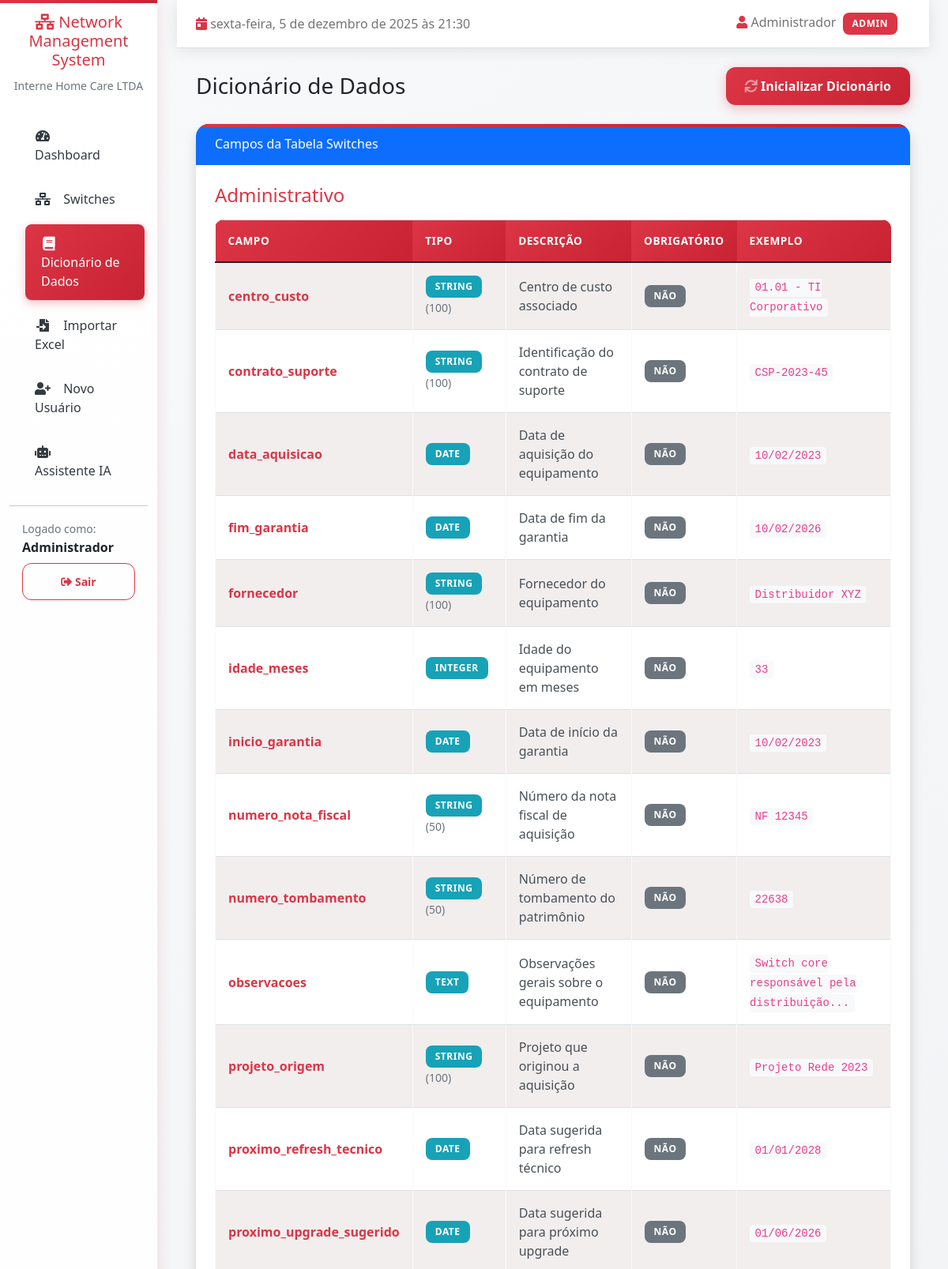
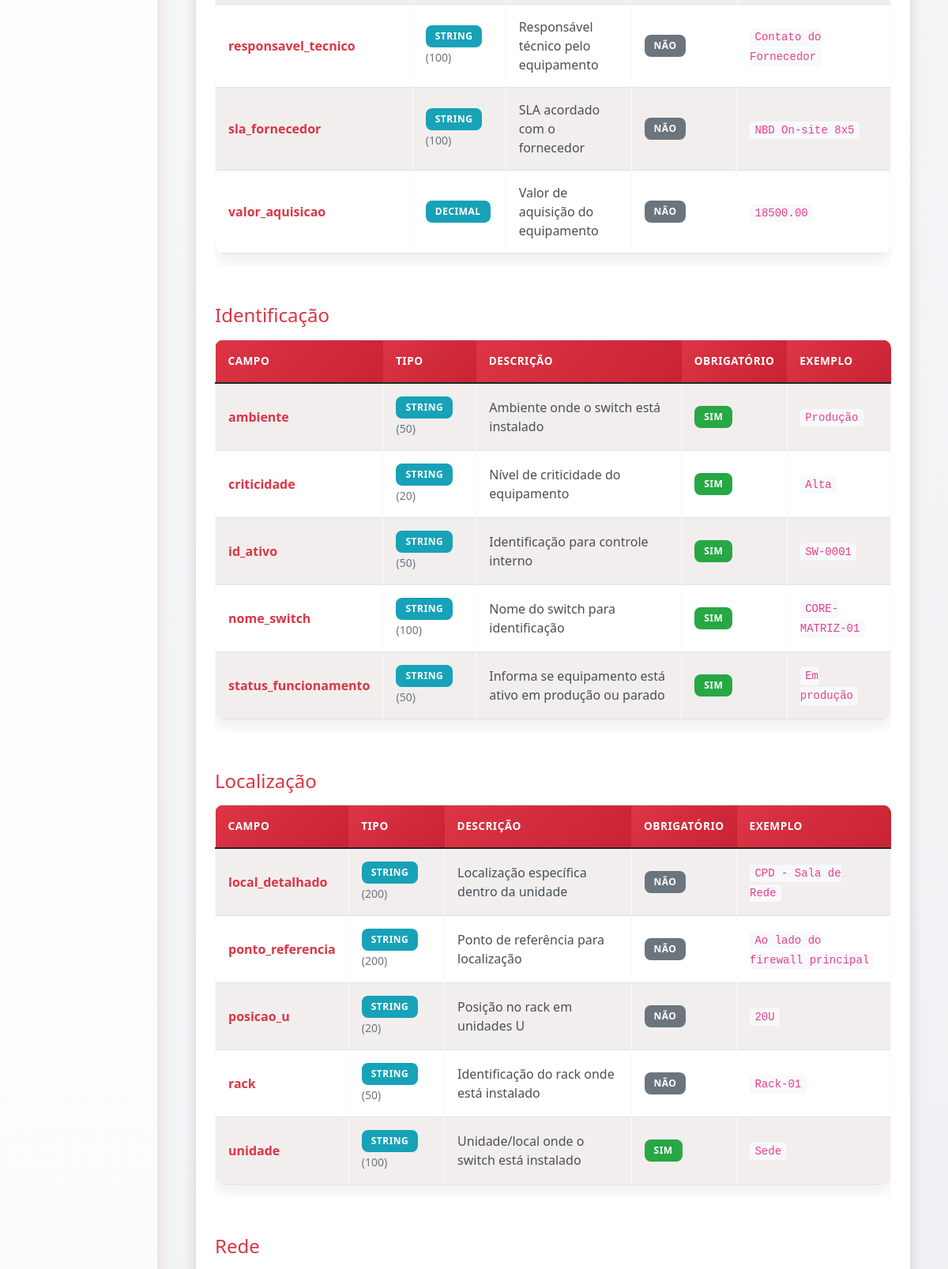
The app's page /data-dictionary (signed in, upper part) with its own data (2 pictures, top to bottom).
### models/user.py (models this page shows, shortened)
class User(UserMixin, db.Model):
    __tablename__ = 'users'
    id = db.Column(db.Integer, primary_key=True)
    username = db.Column(db.String(64), unique=True, nullable=False, index=True)
    email = db.Column(db.String(120), unique=True, nullable=False, index=True)
    password_hash = db.Column(db.String(256))
    name = db.Column(db.String(100), nullable=False)
    is_active = db.Column(db.Boolean, default=True)
    is_admin = db.Column(db.Boolean, default=False)
    created_at = db.Column(db.DateTime, default=datetime.utcnow)
    last_login = db.Column(db.DateTime)
    switches = db.relationship('Switch', backref='creator', lazy='dynamic')

### models/data_dictionary.py (models this page shows, shortened)
class DataDictionary(db.Model):
    __tablename__ = 'data_dictionary'
    id = db.Column(db.Integer, primary_key=True)
    table_name = db.Column(db.String(100), nullable=False)  # 'switches'
    column_name = db.Column(db.String(100), nullable=False)  # 'id_ativo'
    data_type = db.Column(db.String(50))  # 'string', 'integer', 'date'
    description = db.Column(db.Text, nullable=False)
    required = db.Column(db.Boolean, default=False)
    max_length = db.Column(db.Integer)
    example = db.Column(db.String(200))
    category = db.Column(db.String(100))  # 'Identificação', 'Localização', etc.
    created_at = db.Column(db.DateTime, default=datetime.utcnow)
    updated_at = db.Column(db.DateTime, default=datetime.utcnow, onupdate=datetime.utcnow)

### routes/web.py (the view)
@web_bp.route('/data-dictionary')
@login_required
def data_dictionary():
    dictionary = DataDictionary.query.filter_by(table_name='switches').order_by(DataDictionary.category, DataDictionary.column_name).all()
    categories = {}
    for item in dictionary:
        if item.category not in categories:
            categories[item.category] = []
        categories[item.category].append(item)
    return render_template('data_dictionary.html', categories=categories)

### app.py (called while the page is built)
@login_manager.user_loader
def load_user(user_id):
    from models.user import User
    return User.query.get(int(user_id))

### templates/data_dictionary.html (shortened to what this page needs)
{% extends "base.html" %}
{% block content %}
<div class="container-fluid">
    <div class="d-sm-flex align-items-center justify-content-between mb-4">
        <h1 class="h3 mb-0 text-gray-800">Dicionário de Dados</h1>
        <div>
            <button onclick="initDictionary()" class="btn btn-primary btn-icon-split">
                <span class="icon text-white-50">
                    <i class="fas fa-sync"></i>
                </span>
                <span class="text">Inicializar Dicionário</span>
            </button>
        </div>
    </div>
    <div class="card shadow mb-4">
        <div class="card-header py-3 bg-primary text-white">
            <h6 class="m-0 font-weight-bold">Campos da Tabela Switches</h6>
        </div>
        <div class="card-body">
            {% for category, items in categories.items() %}
            <div class="mb-5">
                <h4 class="text-primary mb-3" style="color: #dc3545 !important;">{{ category }}</h4>
                <div class="table-responsive">
                    <table class="table table-bordered table-striped">
                        <thead class="thead-light" style="background: linear-gradient(135deg, #dc3545, #c82333); color: white;">
                            <tr>
                                <th>Campo</th>
                                <th>Tipo</th>
                                <th>Descrição</th>
                                <th>Obrigatório</th>
                                <th>Exemplo</th>
                            </tr>
                        </thead>
                        <tbody>
                            {% for item in items %}
                            <tr>
                                <td><strong style="color: #dc3545;">{{ item.column_name }}</strong></td>
                                <td>
                                    <span class="badge badge-info" style="background: #17a2b8; color: white;">{{ item.data_type or 'N/A' }}</span>
                                    {% if item.max_length %}
                                    <small class="text-muted">({{ item.max_length }})</small>
                                    {% endif %}
                                </td>
                                <td style="color: #495057;">{{ item.description }}</td>
                                <td>
                                    {% if item.required %}
                                    <span class="badge badge-success" style="background: #28a745; color: white;">Sim</span>
                                    {% else %}
                                    <span class="badge badge-secondary" style="background: #6c757d; color: white;">Não</span>
                                    {% endif %}
                                </td>
                                <td><code style="color: #e83e8c; background: #f8f9fa; padding: 0.2rem 0.4rem; border-radius: 0.25rem;">{{ item.example or 'N/A' }}</code></td>
                            </tr>
                            {% endfor %}
                        </tbody>
                    </table>
                </div>
            </div>
            {% endfor %}
        </div>
    </div>
</div>
{% endblock %}

### templates/base.html (shortened to what this page needs)
<!DOCTYPE html>
<html lang="pt-br">
<head>
    <link href="https://cdn.jsdelivr.net/npm/bootstrap@5.1.3/dist/css/bootstrap.min.css" rel="stylesheet">
    <link href="https://cdnjs.cloudflare.com/ajax/libs/font-awesome/5.15.4/css/all.min.css" rel="stylesheet">
    <link href="{{ url_for('static', filename='css/custom.css') }}" rel="stylesheet">
</head>
<body>
    {% if current_user.is_authenticated %}
    <div class="container-fluid">
        <div class="row">
            <nav class="col-md-3 col-lg-2 d-md-block bg-light sidebar collapse">
                <div class="position-sticky pt-3">
                    <div class="text-center mb-4">
                        <h5 class="text-primary" style="color: var(--primary-color) !important;">
                            <i class="fas fa-network-wired"></i> Network Management System
                        </h5>
                        <small class="text-muted">Interne Home Care LTDA</small>
                    </div>
                    <ul class="nav flex-column">
                        <li class="nav-item">
                            <a class="nav-link {% if request.endpoint == 'web.dashboard' %}active{% endif %}"
                               href="{{ url_for('web.dashboard') }}">
                                <i class="fas fa-tachometer-alt mr-2"></i>
                                Dashboard
                            </a>
                        </li>
                        <li class="nav-item">
                            <a class="nav-link {% if request.endpoint in ['web.switches', 'web.add_switch', 'web.view_switch', 'web.edit_switch'] %}active{% endif %}"
                               href="{{ url_for('web.switches') }}">
                                <i class="fas fa-network-wired mr-2"></i>
                                Switches
                            </a>
                        </li>
                        <li class="nav-item">
                            <a class="nav-link {% if request.endpoint == 'web.data_dictionary' %}active{% endif %}"
                               href="{{ url_for('web.data_dictionary') }}">
                                <i class="fas fa-book mr-2"></i>
                                Dicionário de Dados
                            </a>
                        </li>
                        <li class="nav-item">
                            <a class="nav-link {% if request.endpoint == 'web.import_switches' %}active{% endif %}"
                               href="{{ url_for('web.import_switches') }}">
                                <i class="fas fa-file-import mr-2"></i>
                                Importar Excel
                            </a>
                        </li>
                        {% if current_user.is_admin %}
                        <li class="nav-item">
                            <a class="nav-link {% if request.endpoint == 'web.register' %}active{% endif %}"
                               href="{{ url_for('web.register') }}">
                                <i class="fas fa-user-plus mr-2"></i>
                                Novo Usuário
                            </a>
                        </li>
                        <li class="nav-item">
                              <a class="nav-link {% if request.endpoint == 'web.assistant' %}active{% endif %}"
                                href="{{ url_for('web.assistant') }}">
                                <i class="fas fa-robot mr-2"></i>
                                Assistente IA
                            </a>
                        </li>
                        {% endif %}
                    </ul>
                    <hr>
                    <div class="px-3">
                        <small class="text-muted">Logado como:</small>
                        <div class="fw-bold">{{ current_user.name }}</div>
                        <a href="{{ url_for('web.logout') }}" class="btn btn-sm btn-outline-danger mt-2 w-100">
                            <i class="fas fa-sign-out-alt"></i> Sair
                        </a>
                    </div>
                </div>
            </nav>
            <main class="col-md-9 ms-sm-auto col-lg-10 px-md-4 content-wrapper">
                <nav class="navbar navbar-expand-lg navbar-light bg-white border-bottom mb-4">
                    <div class="container-fluid">
                        <div class="collapse navbar-collapse" id="navbarSupportedContent">
                            <ul class="navbar-nav me-auto mb-2 mb-lg-0">
                                <li class="nav-item">
                                    <span class="navbar-text">
                                        <i class="fas fa-calendar-day" style="color: var(--primary-color);"></i>
                                        <span id="current-date"></span>
                                    </span>
                                </li>
                            </ul>
                            <div class="d-flex">
                                <span class="navbar-text me-3">
                                    <i class="fas fa-user" style="color: var(--primary-color);"></i>
                                    {{ current_user.name }}
                                    {% if current_user.is_admin %}
                                    <span class="badge bg-danger ms-1">Admin</span>
                                    {% endif %}
                                </span>
                            </div>
                        </div>
                    </div>
                </nav>
                {% block content %}{% endblock %}
            </main>
        </div>
    </div>
    {% else %}
    <script>
        window.location.href = "{{ url_for('web.login') }}";
    </script>
    {% endif %}
</body>
</html>

### static/css/custom.css (style rules this page uses)
:root { --primary-color: #dc3545; --primary-dark: #c82333; --primary-light: #e4606d; --secondary-color: #6c757d; --success-color: #28a745; --warning-color: #ffc107; --danger-color: #dc3545; --light-color: #f8f9fa; --dark-color: #343a40; --gradient-primary: linear-gradient(135deg, #dc3545 0%, #c82333 100%); --gradient-secondary: linear-gradient(135deg, #6c757d 0%, #495057 100%); }
* { margin: 0; padding: 0; box-sizing: border-box; }
body { background: linear-gradient(135deg, #f8f9fa 0%, #e9ecef 100%); font-family: 'Segoe UI', Tahoma, Geneva, Verdana, sans-serif; min-height: 100vh; }
.sidebar { min-height: 100vh; background: linear-gradient(180deg, #ffffff 0%, #f8f9fa 100%); box-shadow: 3px 0 15px rgba(220, 53, 69, 0.1); border-right: 1px solid rgba(220, 53, 69, 0.1); position: relative; overflow: hidden; }
.sidebar::before { content: ''; position: absolute; top: 0; left: 0; right: 0; height: 4px; background: var(--gradient-primary); }
.sidebar .nav-link { color: var(--dark-color); padding: 0.75rem 1.25rem; border-radius: 0.5rem; margin: 0.25rem 0.75rem; transition: all 0.3s cubic-bezier(0.4, 0, 0.2, 1); font-weight: 500; position: relative; overflow: hidden; }
.sidebar .nav-link::before { content: ''; position: absolute; top: 0; left: -100%; width: 100%; height: 100%; background: var(--gradient-primary); transition: left 0.3s ease; z-index: -1; }
.sidebar .nav-link:hover::before, .sidebar .nav-link.active::before { left: 0; }
.sidebar .nav-link:hover, .sidebar .nav-link.active { color: white; transform: translateX(8px); box-shadow: 0 4px 12px rgba(220, 53, 69, 0.3); }
.sidebar .nav-link i { width: 20px; text-align: center; margin-right: 12px; transition: transform 0.3s ease; }
.sidebar .nav-link:hover i, .sidebar .nav-link.active i { transform: scale(1.1); }
.content-wrapper { background: transparent; min-height: 100vh; }
.card { border: none; border-radius: 1rem; box-shadow: 0 0.5rem 1.5rem rgba(0, 0, 0, 0.08); transition: all 0.3s cubic-bezier(0.4, 0, 0.2, 1); background: white; overflow: hidden; position: relative; }
.card::before { content: ''; position: absolute; top: 0; left: 0; right: 0; height: 4px; background: var(--gradient-primary); }
.card-header { background: transparent; border-bottom: 1px solid rgba(0, 0, 0, 0.05); padding: 1.5rem; }
.card-body { padding: 1.5rem; }
.btn { border-radius: 0.75rem; font-weight: 600; padding: 0.75rem 1.5rem; transition: all 0.3s cubic-bezier(0.4, 0, 0.2, 1); position: relative; overflow: hidden; }
.btn::before { content: ''; position: absolute; top: 0; left: -100%; width: 100%; height: 100%; background: linear-gradient(90deg, transparent, rgba(255,255,255,0.2), transparent); transition: left 0.5s ease; }
.btn-primary { background: var(--gradient-primary); border: none; box-shadow: 0 4px 15px rgba(220, 53, 69, 0.3); }
.navbar { background: rgba(255, 255, 255, 0.95); backdrop-filter: blur(10px); box-shadow: 0 2px 20px rgba(0, 0, 0, 0.1); border-bottom: 1px solid rgba(220, 53, 69, 0.1); }
.table { border-radius: 0.75rem; overflow: hidden; box-shadow: 0 0.5rem 1.5rem rgba(0, 0, 0, 0.08); }
.table th { background: var(--gradient-primary); color: white; border: none; padding: 1rem; font-weight: 600; text-transform: uppercase; letter-spacing: 0.5px; font-size: 0.85rem; }
.table td { padding: 1rem; border-color: #f8f9fa; vertical-align: middle; }
.table-striped tbody tr:nth-of-type(odd) { background-color: rgba(220, 53, 69, 0.02); }
.badge { border-radius: 0.5rem; padding: 0.5rem 0.75rem; font-weight: 600; font-size: 0.75rem; text-transform: uppercase; letter-spacing: 0.5px; }

### records on screen
User: name "Administrador"
DataDictionary: category "Administrativo", column_name "centro_custo", data_type "STRING", max_length "100", description "Centro de custo associado", required "NÃO", example "01.01 - TI Corporativo"
DataDictionary: column_name "contrato_suporte", data_type "STRING", max_length "100", description "Identificação do contrato de suporte", required "NÃO", example "CSP-2023-45"
DataDictionary: column_name "data_aquisicao", data_type "DATE", description "Data de aquisição do equipamento", required "NÃO", example "10/02/2023"
DataDictionary: column_name "fim_garantia", data_type "DATE", description "Data de fim da garantia", required "NÃO", example "10/02/2026"
DataDictionary: column_name "fornecedor", data_type "STRING", max_length "100", description "Fornecedor do equipamento", required "NÃO", example "Distribuidor XYZ"
DataDictionary: column_name "idade_meses", data_type "INTEGER", description "Idade do equipamento em meses", required "NÃO", example "33"
DataDictionary: column_name "inicio_garantia", data_type "DATE", description "Data de início da garantia", required "NÃO", example "10/02/2023"
DataDictionary: column_name "numero_nota_fiscal", data_type "STRING", max_length "50", description "Número da nota fiscal de aquisição", required "NÃO", example "NF 12345"
DataDictionary: column_name "numero_tombamento", data_type "STRING", max_length "50", description "Número de tombamento do patrimônio", required "NÃO", example "22638"
DataDictionary: column_name "observacoes", data_type "TEXT", description "Observações gerais sobre o equipamento", required "NÃO", example "Switch core responsável pela distribuição..."
DataDictionary: column_name "projeto_origem", data_type "STRING", max_length "100", description "Projeto que originou a aquisição", required "NÃO", example "Projeto Rede 2023"
DataDictionary: column_name "proximo_refresh_tecnico", data_type "DATE", description "Data sugerida para refresh técnico", required "NÃO", example "01/01/2028"
DataDictionary: column_name "proximo_upgrade_sugerido", data_type "DATE", description "Data sugerida para próximo upgrade", required "NÃO", example "01/06/2026"
DataDictionary: column_name "responsavel_tecnico", data_type "STRING", max_length "100", description "Responsável técnico pelo equipamento", required "NÃO", example "Contato do Fornecedor"
DataDictionary: column_name "sla_fornecedor", data_type "STRING", max_length "100", description "SLA acordado com o fornecedor", required "NÃO", example "NBD On-site 8x5"
DataDictionary: column_name "valor_aquisicao", data_type "DECIMAL", description "Valor de aquisição do equipamento", required "NÃO", example "18500.00"
DataDictionary: category "Identificação", column_name "ambiente", data_type "STRING", max_length "50", description "Ambiente onde o switch está instalado", required "SIM", example "Produção"
DataDictionary: column_name "criticidade", data_type "STRING", max_length "20", description "Nível de criticidade do equipamento", required "SIM", example "Alta"
DataDictionary: column_name "id_ativo", data_type "STRING", max_length "50", description "Identificação para controle interno", required "SIM", example "SW-0001"
DataDictionary: column_name "nome_switch", data_type "STRING", max_length "100", description "Nome do switch para identificação", required "SIM", example "CORE-MATRIZ-01"
DataDictionary: column_name "status_funcionamento", data_type "STRING", max_length "50", description "Informa se equipamento está ativo em produção ou parado", required "SIM", example "Em produção"
DataDictionary: category "Localização", column_name "local_detalhado", data_type "STRING", max_length "200", description "Localização específica dentro da unidade", required "NÃO", example "CPD - Sala de Rede"
DataDictionary: column_name "ponto_referencia", data_type "STRING", max_length "200", description "Ponto de referência para localização", required "NÃO", example "Ao lado do firewall principal"
DataDictionary: column_name "posicao_u", data_type "STRING", max_length "20", description "Posição no rack em unidades U", required "NÃO", example "20U"
DataDictionary: column_name "rack", data_type "STRING", max_length "50", description "Identificação do rack onde está instalado", required "NÃO", example "Rack-01"
DataDictionary: column_name "unidade", data_type "STRING", max_length "100", description "Unidade/local onde o switch está instalado", required "SIM", example "Sede"
DataDictionary: category "Rede"
